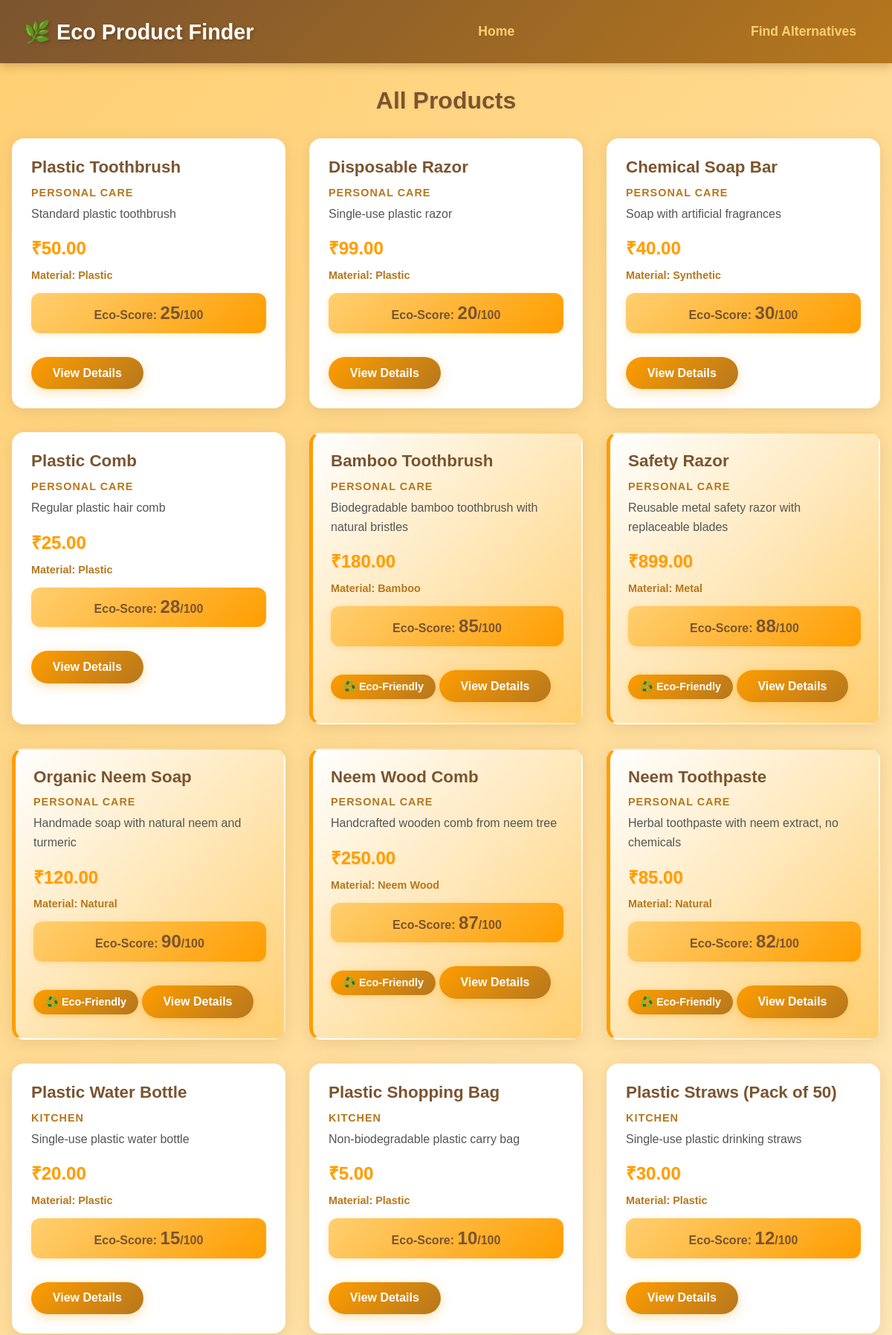
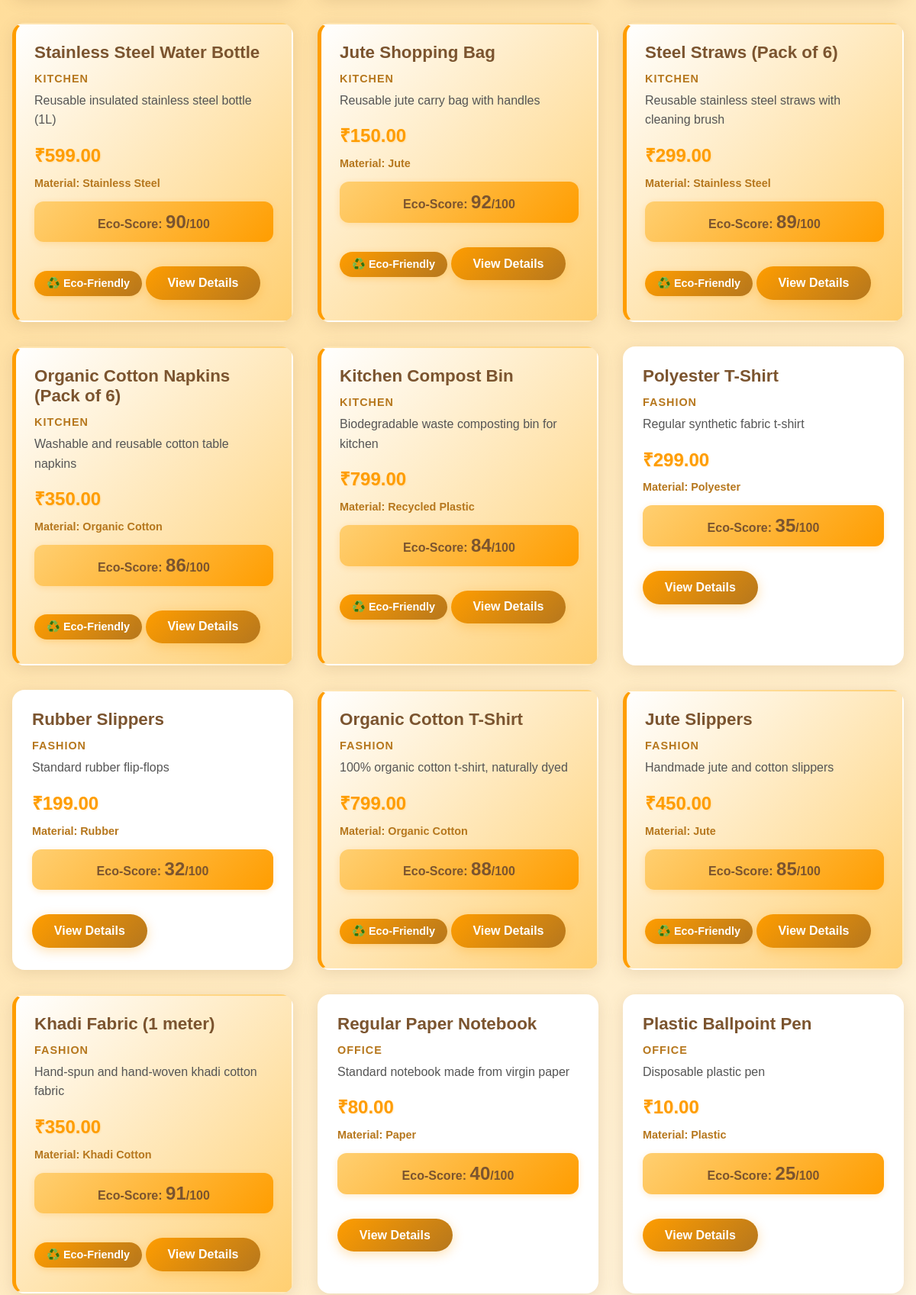
The page / (upper part) on the database its author committed (2 pictures, top to bottom).
### models.py (models this page shows, shortened)
class Product(db.Model):
    id = db.Column(db.Integer, primary_key=True)
    name = db.Column(db.String(200), nullable=False)
    description = db.Column(db.Text)
    category = db.Column(db.String(100), nullable=False)
    material = db.Column(db.String(100))
    is_eco_friendly = db.Column(db.Boolean, default=False)
    price = db.Column(db.Float)
    brand = db.Column(db.String(100))
    eco_score = db.Column(db.Integer, default=0)
    created_at = db.Column(db.DateTime(timezone=True), server_default=func.now())

### app.py (the view)
@app.route('/')
def index():
    products = Product.query.all()
    return render_template('index.html', products=products)

### templates/index.html (shortened to what this page needs)
<!DOCTYPE html>
<html lang="en">
<head>
    <link rel="stylesheet" href="{{ url_for('static', filename='css/style.css') }}">
</head>
<body>
    <nav>
        <h1>🌿 Eco Product Finder</h1>
        <a href="{{ url_for('index') }}">Home</a>
        <a href="{{ url_for('recommend') }}">Find Alternatives</a>
    </nav>
    <div class="container">
        <h2>All Products</h2>
        <div class="product-grid">
            {% for product in products %}
            <div class="product-card {% if product.is_eco_friendly %}eco{% endif %}">
                <h3>{{ product.name }}</h3>
                <p class="category">{{ product.category }}</p>
                <p class="description">{{ product.description }}</p>
                <p class="price">₹{{ "%.2f"|format(product.price) }}</p>
                <p class="material">Material: {{ product.material }}</p>
                <div class="eco-score">
                    Eco-Score: <span class="score">{{ product.eco_score }}</span>/100
                </div>
                {% if product.is_eco_friendly %}
                <span class="badge eco-badge">♻️ Eco-Friendly</span>
                {% endif %}
                <a href="{{ url_for('product', product_id=product.id) }}" class="btn">View Details</a>
            </div>
            {% endfor %}
        </div>
    </div>
</body>
</html>

### static/css/style.css (style rules this page uses)
* { margin: 0; padding: 0; box-sizing: border-box; }
body { font-family: 'Arial', sans-serif; background: linear-gradient(135deg, #FFCF71 0%, #fff 100%); color: #333; min-height: 100vh; }
nav { background: linear-gradient(135deg, #7B542F 0%, #B6771D 100%); color: white; padding: 1.5rem 2rem; display: flex; justify-content: space-between; align-items: center; box-shadow: 0 4px 12px rgba(123, 84, 47, 0.3); }
nav h1 { font-size: 1.8rem; font-weight: bold; text-shadow: 2px 2px 4px rgba(0,0,0,0.2); }
nav a { color: #FFCF71; text-decoration: none; margin-left: 2rem; font-weight: bold; font-size: 1.1rem; transition: all 0.3s ease; padding: 0.5rem 1rem; border-radius: 8px; }
.container { max-width: 1200px; margin: 2rem auto; padding: 0 1rem; }
h2 { color: #7B542F; margin-bottom: 2rem; font-size: 2rem; text-align: center; text-shadow: 1px 1px 2px rgba(123, 84, 47, 0.1); }
.product-grid { display: grid; grid-template-columns: repeat(auto-fill, minmax(280px, 1fr)); gap: 2rem; margin-top: 2rem; }
.product-card { background: white; border-radius: 16px; padding: 1.5rem; box-shadow: 0 4px 20px rgba(123, 84, 47, 0.15); transition: all 0.3s ease; border: 2px solid transparent; }
.product-card.eco { border-left: 5px solid #FF9D00; background: linear-gradient(135deg, #fff 0%, #FFCF71 100%); }
.product-card h3, .product-card h4 { color: #7B542F; margin-bottom: 0.8rem; font-size: 1.4rem; }
.category { color: #B6771D; font-size: 0.9rem; font-weight: bold; margin-bottom: 0.5rem; text-transform: uppercase; letter-spacing: 1px; }
.description { color: #555; margin-bottom: 1rem; line-height: 1.6; }
.price { font-size: 1.5rem; font-weight: bold; color: #FF9D00; margin-bottom: 0.8rem; text-shadow: 1px 1px 2px rgba(255, 157, 0, 0.2); }
.material { font-size: 0.9rem; color: #B6771D; margin-bottom: 1rem; font-weight: 600; }
.eco-score { background: linear-gradient(135deg, #FFCF71 0%, #FF9D00 100%); padding: 0.8rem; border-radius: 12px; margin: 1rem 0; text-align: center; font-weight: bold; color: #7B542F; box-shadow: 0 2px 8px rgba(255, 157, 0, 0.2); }
.eco-score .score { font-weight: bold; font-size: 1.5rem; color: #7B542F; }
.badge { display: inline-block; padding: 0.5rem 1rem; border-radius: 20px; font-size: 0.9rem; font-weight: bold; margin: 0.5rem 0; }
.eco-badge { background: linear-gradient(135deg, #FF9D00 0%, #B6771D 100%); color: white; box-shadow: 0 2px 8px rgba(255, 157, 0, 0.3); }
.btn { display: inline-block; background: linear-gradient(135deg, #FF9D00 0%, #B6771D 100%); color: white; padding: 0.8rem 1.8rem; text-decoration: none; border-radius: 25px; margin-top: 1rem; border: none; cursor: pointer; font-size: 1rem; font-weight: bold; transition: all 0.3s ease; box-shadow: 0 4px 15px rgba(255, 157, 0, 0.3); }

### rows shown on the page
Product: name "Plastic Toothbrush", category "PERSONAL CARE", description "Standard plastic toothbrush", price "50.00", material "Plastic", eco_score "25"
Product: name "Disposable Razor", category "PERSONAL CARE", description "Single-use plastic razor", price "99.00", material "Plastic", eco_score "20"
Product: name "Chemical Soap Bar", category "PERSONAL CARE", description "Soap with artificial fragrances", price "40.00", material "Synthetic", eco_score "30"
Product: name "Plastic Comb", category "PERSONAL CARE", description "Regular plastic hair comb", price "25.00", material "Plastic", eco_score "28"
Product: name "Bamboo Toothbrush", category "PERSONAL CARE", description "Biodegradable bamboo toothbrush with natural bristles", price "180.00", material "Bamboo", eco_score "85", is_eco_friendly "♻️ Eco-Friendly"
Product: name "Safety Razor", category "PERSONAL CARE", description "Reusable metal safety razor with replaceable blades", price "899.00", material "Metal", eco_score "88", is_eco_friendly "♻️ Eco-Friendly"
Product: name "Organic Neem Soap", category "PERSONAL CARE", description "Handmade soap with natural neem and turmeric", price "120.00", material "Natural", eco_score "90", is_eco_friendly "♻️ Eco-Friendly"
Product: name "Neem Wood Comb", category "PERSONAL CARE", description "Handcrafted wooden comb from neem tree", price "250.00", material "Neem Wood", eco_score "87", is_eco_friendly "♻️ Eco-Friendly"
Product: name "Neem Toothpaste", category "PERSONAL CARE", description "Herbal toothpaste with neem extract, no chemicals", price "85.00", material "Natural", eco_score "82", is_eco_friendly "♻️ Eco-Friendly"
Product: name "Plastic Water Bottle", category "KITCHEN", description "Single-use plastic water bottle", price "20.00", material "Plastic", eco_score "15"
Product: name "Plastic Shopping Bag", category "KITCHEN", description "Non-biodegradable plastic carry bag", price "5.00", material "Plastic", eco_score "10"
Product: name "Plastic Straws (Pack of 50)", category "KITCHEN", description "Single-use plastic drinking straws", price "30.00", material "Plastic", eco_score "12"
Product: name "Stainless Steel Water Bottle", category "KITCHEN", description "Reusable insulated stainless steel bottle (1L)", price "599.00", material "Stainless Steel", eco_score "90", is_eco_friendly "♻️ Eco-Friendly"
Product: name "Jute Shopping Bag", category "KITCHEN", description "Reusable jute carry bag with handles", price "150.00", material "Jute", eco_score "92", is_eco_friendly "♻️ Eco-Friendly"
Product: name "Steel Straws (Pack of 6)", category "KITCHEN", description "Reusable stainless steel straws with cleaning brush", price "299.00", material "Stainless Steel", eco_score "89", is_eco_friendly "♻️ Eco-Friendly"
Product: name "Organic Cotton Napkins (Pack of 6)", category "KITCHEN", description "Washable and reusable cotton table napkins", price "350.00", material "Organic Cotton", eco_score "86", is_eco_friendly "♻️ Eco-Friendly"
Product: name "Kitchen Compost Bin", category "KITCHEN", description "Biodegradable waste composting bin for kitchen", price "799.00", material "Recycled Plastic", eco_score "84", is_eco_friendly "♻️ Eco-Friendly"
Product: name "Polyester T-Shirt", category "FASHION", description "Regular synthetic fabric t-shirt", price "299.00", material "Polyester", eco_score "35"
Product: name "Rubber Slippers", category "FASHION", description "Standard rubber flip-flops", price "199.00", material "Rubber", eco_score "32"
Product: name "Organic Cotton T-Shirt", category "FASHION", description "100% organic cotton t-shirt, naturally dyed", price "799.00", material "Organic Cotton", eco_score "88", is_eco_friendly "♻️ Eco-Friendly"
Product: name "Jute Slippers", category "FASHION", description "Handmade jute and cotton slippers", price "450.00", material "Jute", eco_score "85", is_eco_friendly "♻️ Eco-Friendly"
Product: name "Khadi Fabric (1 meter)", category "FASHION", description "Hand-spun and hand-woven khadi cotton fabric", price "350.00", material "Khadi Cotton", eco_score "91", is_eco_friendly "♻️ Eco-Friendly"
Product: name "Regular Paper Notebook", category "OFFICE", description "Standard notebook made from virgin paper", price "80.00", material "Paper", eco_score "40"
Product: name "Plastic Ballpoint Pen", category "OFFICE", description "Disposable plastic pen", price "10.00", material "Plastic", eco_score "25"
